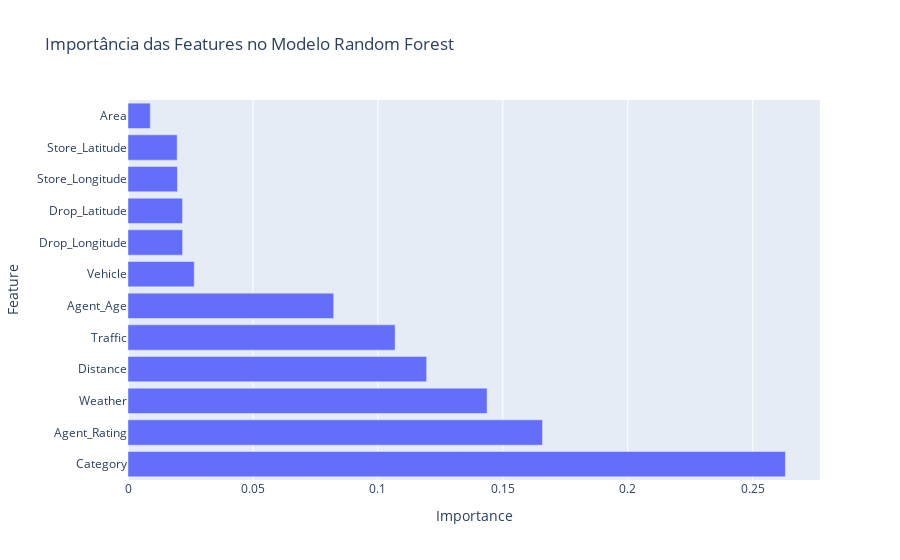

Notebook source saved alongside this figure:
### Markdown cell above
### Modelo Random Forest

### Code cell
rf = RandomForestRegressor(n_estimators=100, random_state=42)
rf.fit(X_train_scaled, y_train)
y_pred_rf = rf.predict(X_test_scaled)

print("\nDesempenho do Random Forest:")
print(f"MSE: {mean_squared_error(y_test, y_pred_rf)}")
print(f"R²: {r2_score(y_test, y_pred_rf)}")

#Importância das features
feature_importance = pd.DataFrame({
    'Feature': X.columns,
    'Importance': rf.feature_importances_
}).sort_values('Importance', ascending=False)

fig = px.bar(feature_importance, x='Importance', y='Feature', 
             title='Importância das Features no Modelo Random Forest')
fig.show()

### Figure 1 — Plotly figure (JSON) as saved in the notebook; plotly's stock layout.template omitted (floating-point values rounded to 4 significant figures)
{"data": [{"hovertemplate": "Importance=%{x}<br>Feature=%{y}<extra></extra>", "legendgroup": "", "marker": {"color": "#636efa", "pattern": {"shape": ""}}, "name": "", "orientation": "h", "showlegend": false, "textposition": "auto", "type": "bar", "x": [0.2631, 0.1659, 0.1437, 0.1195, 0.1069, 0.08233, 0.02652, 0.02184, 0.0218, 0.01979, 0.01968, 0.008914], "xaxis": "x", "y": ["Category", "Agent_Rating", "Weather", "Distance", "Traffic", "Agent_Age", "Vehicle", "Drop_Longitude", "Drop_Latitude", "Store_Longitude", "Store_Latitude", "Area"], "yaxis": "y"}], "layout": {"barmode": "relative", "legend": {"tracegroupgap": 0}, "title": {"text": "Importância das Features no Modelo Random Forest"}, "xaxis": {"anchor": "y", "domain": [0, 1], "title": {"text": "Importance"}}, "yaxis": {"anchor": "x", "domain": [0, 1], "title": {"text": "Feature"}}}}
